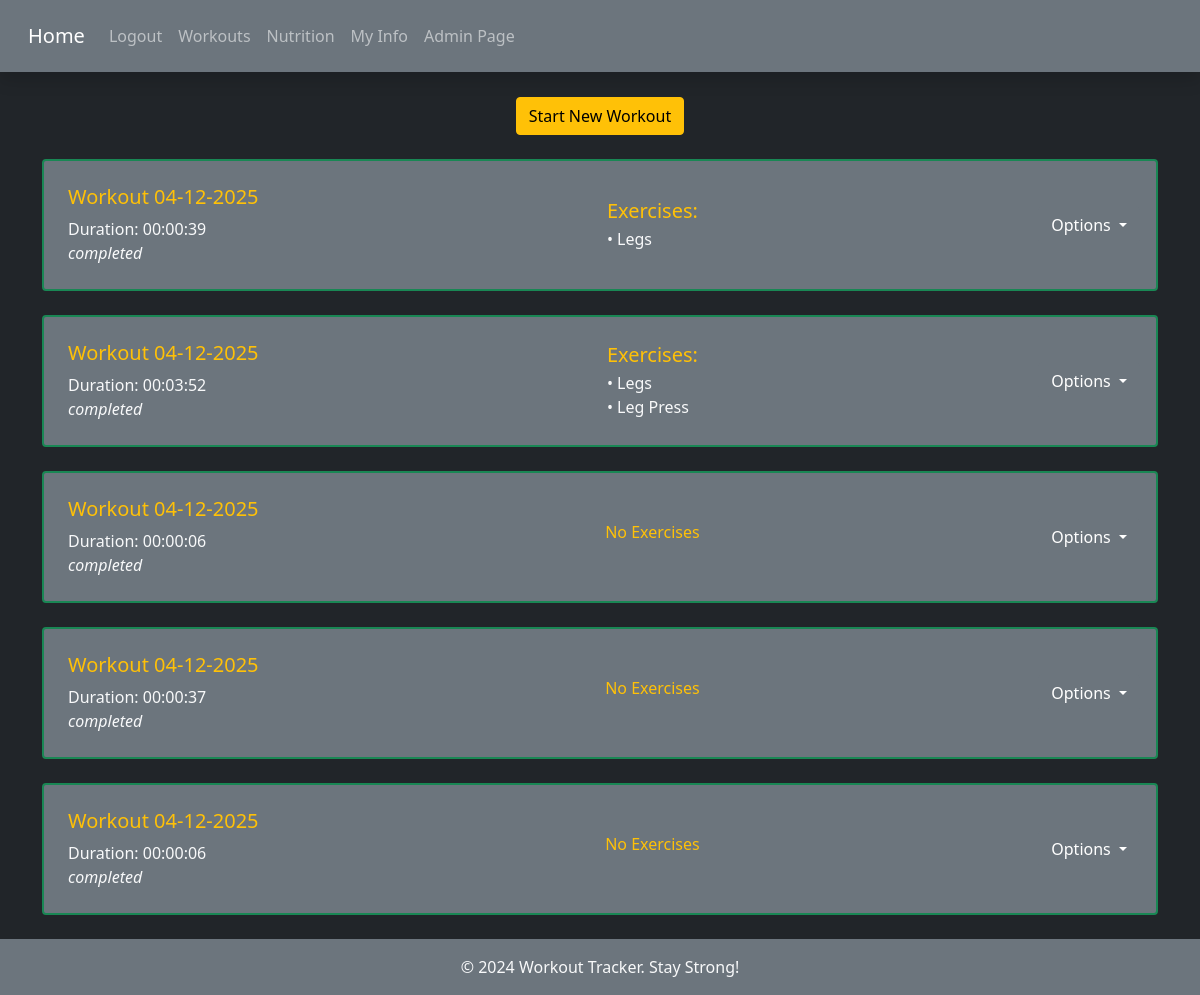
Page /workout_tracker/workout_list/ (signed in) on the committed database.
### workout_tracker_app/models.py (models this page shows, shortened)
class Workout(models.Model):
    workout_id = models.AutoField(primary_key=True)
    workout_name = models.CharField(max_length=50)
    user = models.ForeignKey(User, db_column="user", on_delete=models.CASCADE, default=0)
    calories_burned = models.IntegerField(default=0)
    date = models.DateField()
    start_time = models.DateTimeField(default=timezone.now)       # Time workout was created
    last_active_time = models.DateTimeField(null=True, blank=True)  # Timestamp of last resume
    active_seconds = models.IntegerField(default=0)  # Accumulated time in seconds
    is_completed = models.BooleanField(default=False)
    def status(self):
        if self.is_completed:
            return "completed"
        elif self.last_active_time:
            return "active"
        else:
            return "paused"
    class Meta:
        verbose_name = "Workout"
        verbose_name_plural = "Workouts"

class Exercise(models.Model):
    exercise_id = models.AutoField(primary_key=True)
    workout = models.ForeignKey(Workout, on_delete=models.CASCADE)
    exercise_name = models.CharField(max_length=100)
    notes = models.TextField(blank=True, null=True)
    class Meta:
        verbose_name = "Exercise"
        verbose_name_plural = "Exercises"

### workout_tracker_app/views.py (the view)
# urls.py: path('workout_list/', views.workout_list, name='workout_list'),
def workout_list(request):
    workouts = Workout.objects.filter(user=request.user).annotate(
    ).order_by('-date', '-start_time')[:10]
    return render(request, 'workout_tracker_app/workout_list.html', {'workouts': workouts})

### workout_tracker_app/templatetags/time_filters.py (called while the page is built)
@register.filter
def duration_hms(value):
    try:
        total_seconds = int(value.total_seconds())
    except AttributeError:
        total_seconds = int(value)
    hours = total_seconds // 3600
    minutes = (total_seconds % 3600) // 60
    seconds = total_seconds % 60
    return f"{hours:02}:{minutes:02}:{seconds:02}"

### workout_tracker_app/templates/workout_tracker_app/workout_list.html (shortened to what this page needs)
{% extends 'base.html' %}
{% load time_filters%}
{% block center %}
  <a
      class="btn btn-warning btn"
      href="#"
      data-bs-toggle="modal"
      data-bs-target="#confirmationModal"
      data-action-url="{% url 'start_workout' %}"
      data-title="Start New Workout"
      data-message="Are you sure you want to start a workout?"
      data-button="Start"
    >
      Start New Workout
    </a>
{% endblock center %}
{% block content %}
<div class="container">
  {% if workouts %}
  <div class="row gy-4">
    {% for w in workouts %}
    <div class="col-12">
      {% with status=w.status %}
      <div class="d-flex justify-content-between align-items-center p-3 rounded border border-2
        {% if status == 'completed' %}
          border-success
       {% elif status == 'active' %}
          border-primary
        {% elif status == 'paused' %}
          border-warning
        {% endif %}
        bg-secondary
      ">
      {% endwith %}
        <div class="p-2">
          <h5 class="text-warning">
            {{ w.workout_name }}
          </h5>
          {% load time_filters %}
          {% if w.is_completed %}
            <p class="mb-0">Duration: {{ w.active_seconds|duration_hms }}</p>
          {% else %}
            <p class="mb-0">Time So Far: {{ w.get_elapsed_time|duration_hms }}</p>
          {% endif %}
          <span class="fst-italic">{{ w.status }}</span>
        </div>
        <div>
          {% if w.exercise_set.all %}
          <h5 class="text-warning mb-1">Exercises:</h5>
          {% for exercise in w.exercise_set.all %}
          <p class="mb-0">&bull; {{ exercise.exercise_name }}</p>
          {% endfor %}
          {% else %}
          <h6 class="text-warning">No Exercises</h6>
          {% endif %}
        </div>
        <div>
          <div class="dropdown">
            <button
              class="btn btn-secondary dropdown-toggle"
              type="button"
              id="dropdownMenuButton{{ w.workout_id }}"
              data-bs-toggle="dropdown"
              aria-expanded="false"
            >
              Options
            </button>
          </div>
        </div>
      </div>
    </div>
    {% endfor %}
  </div>
  {% endif %}
</div>
{% endblock content %}

### rows in the picture
Workout: workout_name "Workout 04-12-2025", active_seconds|duration_hms "00:00:39", status "completed"
Exercise: exercise_name "Legs"
Workout: workout_name "Workout 04-12-2025", active_seconds|duration_hms "00:03:52", status "completed"
Exercise: exercise_name "Legs"
Exercise: exercise_name "Leg Press"
Workout: workout_name "Workout 04-12-2025", active_seconds|duration_hms "00:00:06", status "completed", shows "No Exercises"
Workout: workout_name "Workout 04-12-2025", active_seconds|duration_hms "00:00:37", status "completed", shows "No Exercises"
Workout: workout_name "Workout 04-12-2025", active_seconds|duration_hms "00:00:06", status "completed", shows "No Exercises"
